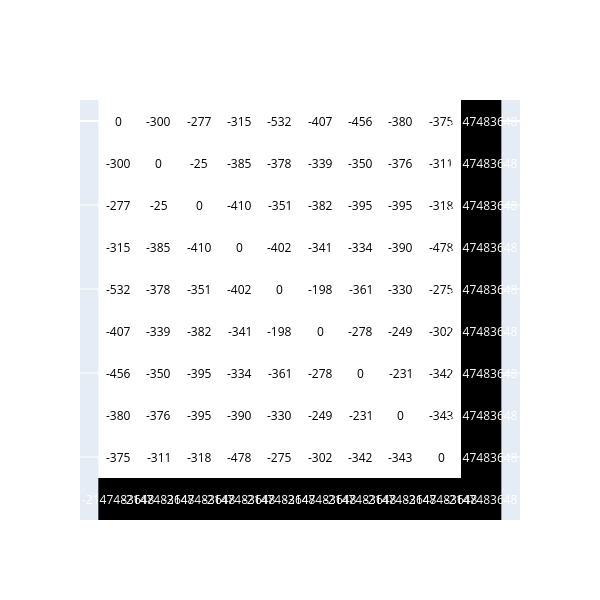

Notebook cell for this chart:
### Code cell
T.save_data(traces=traces_long_exc, pwds=pwds_long_exc, suffix='_min8_exc_')
print('Number of traces in analysis: ', pwds_long_exc.shape[0])
pwds_mean=np.round(-np.nanmedian(pwds_long_exc, axis=0),0).astype(int)

import plotly.figure_factory as ff
fig = ff.create_annotated_heatmap(pwds_mean,colorscale= 'hot')
fig.update_layout(
    width = 600,
    height = 600,
    yaxis_autorange="reversed"
)
fig.show()

### Figure 1 — Plotly figure (JSON) as saved in the notebook; plotly's stock layout.template omitted (floating-point values rounded to 4 significant figures)
{"data": [{"colorscale": [[0, "rgb(0,0,0)"], [0.3333, "rgb(230,0,0)"], [0.6667, "rgb(255,210,0)"], [1, "rgb(255,255,255)"]], "reversescale": false, "showscale": false, "type": "heatmap", "z": [[0, -300, -277, -315, -532, -407, -456, -380, -375, -2147483648], [-300, 0, -25, -385, -378, -339, -350, -376, -311, -2147483648], [-277, -25, 0, -410, -351, -382, -395, -395, -318, -2147483648], [-315, -385, -410, 0, -402, -341, -334, -390, -478, -2147483648], [-532, -378, -351, -402, 0, -198, -361, -330, -275, -2147483648], [-407, -339, -382, -341, -198, 0, -278, -249, -302, -2147483648], [-456, -350, -395, -334, -361, -278, 0, -231, -342, -2147483648], [-380, -376, -395, -390, -330, -249, -231, 0, -343, -2147483648], [-375, -311, -318, -478, -275, -302, -342, -343, 0, -2147483648], [-2147483648, -2147483648, -2147483648, -2147483648, -2147483648, -2147483648, -2147483648, -2147483648, -2147483648, -2147483648]]}], "layout": {"annotations": [{"font": {"color": "#000000"}, "showarrow": false, "text": "0", "x": 0, "xref": "x", "y": 0, "yref": "y"}, {"font": {"color": "#000000"}, "showarrow": false, "text": "-300", "x": 1, "xref": "x", "y": 0, "yref": "y"}, {"font": {"color": "#000000"}, "showarrow": false, "text": "-277", "x": 2, "xref": "x", "y": 0, "yref": "y"}, {"font": {"color": "#000000"}, "showarrow": false, "text": "-315", "x": 3, "xref": "x", "y": 0, "yref": "y"}, {"font": {"color": "#000000"}, "showarrow": false, "text": "-532", "x": 4, "xref": "x", "y": 0, "yref": "y"}, {"font": {"color": "#000000"}, "showarrow": false, "text": "-407", "x": 5, "xref": "x", "y": 0, "yref": "y"}, {"font": {"color": "#000000"}, "showarrow": false, "text": "-456", "x": 6, "xref": "x", "y": 0, "yref": "y"}, {"font": {"color": "#000000"}, "showarrow": false, "text": "-380", "x": 7, "xref": "x", "y": 0, "yref": "y"}, {"font": {"color": "#000000"}, "showarrow": false, "text": "-375", "x": 8, "xref": "x", "y": 0, "yref": "y"}, {"font": {"color": "#FFFFFF"}, "showarrow": false, "text": "-2147483648", "x": 9, "xref": "x", "y": 0, "yref": "y"}, {"font": {"color": "#000000"}, "showarrow": false, "text": "-300", "x": 0, "xref": "x", "y": 1, "yref": "y"}, {"font": {"color": "#000000"}, "showarrow": false, "text": "0", "x": 1, "xref": "x", "y": 1, "yref": "y"}, {"font": {"color": "#000000"}, "showarrow": false, "text": "-25", "x": 2, "xref": "x", "y": 1, "yref": "y"}, {"font": {"color": "#000000"}, "showarrow": false, "text": "-385", "x": 3, "xref": "x", "y": 1, "yref": "y"}, {"font": {"color": "#000000"}, "showarrow": false, "text": "-378", "x": 4, "xref": "x", "y": 1, "yref": "y"}, {"font": {"color": "#000000"}, "showarrow": false, "text": "-339", "x": 5, "xref": "x", "y": 1, "yref": "y"}, {"font": {"color": "#000000"}, "showarrow": false, "text": "-350", "x": 6, "xref": "x", "y": 1, "yref": "y"}, {"font": {"color": "#000000"}, "showarrow": false, "text": "-376", "x": 7, "xref": "x", "y": 1, "yref": "y"}, {"font": {"color": "#000000"}, "showarrow": false, "text": "-311", "x": 8, "xref": "x", "y": 1, "yref": "y"}, {"font": {"color": "#FFFFFF"}, "showarrow": false, "text": "-2147483648", "x": 9, "xref": "x", "y": 1, "yref": "y"}, {"font": {"color": "#000000"}, "showarrow": false, "text": "-277", "x": 0, "xref": "x", "y": 2, "yref": "y"}, {"font": {"color": "#000000"}, "showarrow": false, "text": "-25", "x": 1, "xref": "x", "y": 2, "yref": "y"}, {"font": {"color": "#000000"}, "showarrow": false, "text": "0", "x": 2, "xref": "x", "y": 2, "yref": "y"}, {"font": {"color": "#000000"}, "showarrow": false, "text": "-410", "x": 3, "xref": "x", "y": 2, "yref": "y"}, {"font": {"color": "#000000"}, "showarrow": false, "text": "-351", "x": 4, "xref": "x", "y": 2, "yref": "y"}, {"font": {"color": "#000000"}, "showarrow": false, "text": "-382", "x": 5, "xref": "x", "y": 2, "yref": "y"}, {"font": {"color": "#000000"}, "showarrow": false, "text": "-395", "x": 6, "xref": "x", "y": 2, "yref": "y"}, {"font": {"color": "#000000"}, "showarrow": false, "text": "-395", "x": 7, "xref": "x", "y": 2, "yref": "y"}, {"font": {"color": "#000000"}, "showarrow": false, "text": "-318", "x": 8, "xref": "x", "y": 2, "yref": "y"}, {"font": {"color": "#FFFFFF"}, "showarrow": false, "text": "-2147483648", "x": 9, "xref": "x", "y": 2, "yref": "y"}, {"font": {"color": "#000000"}, "showarrow": false, "text": "-315", "x": 0, "xref": "x", "y": 3, "yref": "y"}, {"font": {"color": "#000000"}, "showarrow": false, "text": "-385", "x": 1, "xref": "x", "y": 3, "yref": "y"}, {"font": {"color": "#000000"}, "showarrow": false, "text": "-410", "x": 2, "xref": "x", "y": 3, "yref": "y"}, {"font": {"color": "#000000"}, "showarrow": false, "text": "0", "x": 3, "xref": "x", "y": 3, "yref": "y"}, {"font": {"color": "#000000"}, "showarrow": false, "text": "-402", "x": 4, "xref": "x", "y": 3, "yref": "y"}, {"font": {"color": "#000000"}, "showarrow": false, "text": "-341", "x": 5, "xref": "x", "y": 3, "yref": "y"}, {"font": {"color": "#000000"}, "showarrow": false, "text": "-334", "x": 6, "xref": "x", "y": 3, "yref": "y"}, {"font": {"color": "#000000"}, "showarrow": false, "text": "-390", "x": 7, "xref": "x", "y": 3, "yref": "y"}, {"font": {"color": "#000000"}, "showarrow": false, "text": "-478", "x": 8, "xref": "x", "y": 3, "yref": "y"}, {"font": {"color": "#FFFFFF"}, "showarrow": false, "text": "-2147483648", "x": 9, "xref": "x", "y": 3, "yref": "y"}, {"font": {"color": "#000000"}, "showarrow": false, "text": "-532", "x": 0, "xref": "x", "y": 4, "yref": "y"}, {"font": {"color": "#000000"}, "showarrow": false, "text": "-378", "x": 1, "xref": "x", "y": 4, "yref": "y"}, {"font": {"color": "#000000"}, "showarrow": false, "text": "-351", "x": 2, "xref": "x", "y": 4, "yref": "y"}, {"font": {"color": "#000000"}, "showarrow": false, "text": "-402", "x": 3, "xref": "x", "y": 4, "yref": "y"}, {"font": {"color": "#000000"}, "showarrow": false, "text": "0", "x": 4, "xref": "x", "y": 4, "yref": "y"}, {"font": {"color": "#000000"}, "showarrow": false, "text": "-198", "x": 5, "xref": "x", "y": 4, "yref": "y"}, {"font": {"color": "#000000"}, "showarrow": false, "text": "-361", "x": 6, "xref": "x", "y": 4, "yref": "y"}, {"font": {"color": "#000000"}, "showarrow": false, "text": "-330", "x": 7, "xref": "x", "y": 4, "yref": "y"}, {"font": {"color": "#000000"}, "showarrow": false, "text": "-275", "x": 8, "xref": "x", "y": 4, "yref": "y"}, {"font": {"color": "#FFFFFF"}, "showarrow": false, "text": "-2147483648", "x": 9, "xref": "x", "y": 4, "yref": "y"}, {"font": {"color": "#000000"}, "showarrow": false, "text": "-407", "x": 0, "xref": "x", "y": 5, "yref": "y"}, {"font": {"color": "#000000"}, "showarrow": false, "text": "-339", "x": 1, "xref": "x", "y": 5, "yref": "y"}, {"font": {"color": "#000000"}, "showarrow": false, "text": "-382", "x": 2, "xref": "x", "y": 5, "yref": "y"}, {"font": {"color": "#000000"}, "showarrow": false, "text": "-341", "x": 3, "xref": "x", "y": 5, "yref": "y"}, {"font": {"color": "#000000"}, "showarrow": false, "text": "-198", "x": 4, "xref": "x", "y": 5, "yref": "y"}, {"font": {"color": "#000000"}, "showarrow": false, "text": "0", "x": 5, "xref": "x", "y": 5, "yref": "y"}, {"font": {"color": "#000000"}, "showarrow": false, "text": "-278", "x": 6, "xref": "x", "y": 5, "yref": "y"}, {"font": {"color": "#000000"}, "showarrow": false, "text": "-249", "x": 7, "xref": "x", "y": 5, "yref": "y"}, {"font": {"color": "#000000"}, "showarrow": false, "text": "-302", "x": 8, "xref": "x", "y": 5, "yref": "y"}, {"font": {"color": "#FFFFFF"}, "showarrow": false, "text": "-2147483648", "x": 9, "xref": "x", "y": 5, "yref": "y"}, {"font": {"color": "#000000"}, "showarrow": false, "text": "-456", "x": 0, "xref": "x", "y": 6, "yref": "y"}, {"font": {"color": "#000000"}, "showarrow": false, "text": "-350", "x": 1, "xref": "x", "y": 6, "yref": "y"}, {"font": {"color": "#000000"}, "showarrow": false, "text": "-395", "x": 2, "xref": "x", "y": 6, "yref": "y"}, {"font": {"color": "#000000"}, "showarrow": false, "text": "-334", "x": 3, "xref": "x", "y": 6, "yref": "y"}, {"font": {"color": "#000000"}, "showarrow": false, "text": "-361", "x": 4, "xref": "x", "y": 6, "yref": "y"}, {"font": {"color": "#000000"}, "showarrow": false, "text": "-278", "x": 5, "xref": "x", "y": 6, "yref": "y"}, {"font": {"color": "#000000"}, "showarrow": false, "text": "0", "x": 6, "xref": "x", "y": 6, "yref": "y"}, {"font": {"color": "#000000"}, "showarrow": false, "text": "-231", "x": 7, "xref": "x", "y": 6, "yref": "y"}, {"font": {"color": "#000000"}, "showarrow": false, "text": "-342", "x": 8, "xref": "x", "y": 6, "yref": "y"}, {"font": {"color": "#FFFFFF"}, "showarrow": false, "text": "-2147483648", "x": 9, "xref": "x", "y": 6, "yref": "y"}, {"font": {"color": "#000000"}, "showarrow": false, "text": "-380", "x": 0, "xref": "x", "y": 7, "yref": "y"}, {"font": {"color": "#000000"}, "showarrow": false, "text": "-376", "x": 1, "xref": "x", "y": 7, "yref": "y"}, {"font": {"color": "#000000"}, "showarrow": false, "text": "-395", "x": 2, "xref": "x", "y": 7, "yref": "y"}, {"font": {"color": "#000000"}, "showarrow": false, "text": "-390", "x": 3, "xref": "x", "y": 7, "yref": "y"}, {"font": {"color": "#000000"}, "showarrow": false, "text": "-330", "x": 4, "xref": "x", "y": 7, "yref": "y"}, {"font": {"color": "#000000"}, "showarrow": false, "text": "-249", "x": 5, "xref": "x", "y": 7, "yref": "y"}, {"font": {"color": "#000000"}, "showarrow": false, "text": "-231", "x": 6, "xref": "x", "y": 7, "yref": "y"}, {"font": {"color": "#000000"}, "showarrow": false, "text": "0", "x": 7, "xref": "x", "y": 7, "yref": "y"}, {"font": {"color": "#000000"}, "showarrow": false, "text": "-343", "x": 8, "xref": "x", "y": 7, "yref": "y"}, {"font": {"color": "#FFFFFF"}, "showarrow": false, "text": "-2147483648", "x": 9, "xref": "x", "y": 7, "yref": "y"}, {"font": {"color": "#000000"}, "showarrow": false, "text": "-375", "x": 0, "xref": "x", "y": 8, "yref": "y"}, {"font": {"color": "#000000"}, "showarrow": false, "text": "-311", "x": 1, "xref": "x", "y": 8, "yref": "y"}, {"font": {"color": "#000000"}, "showarrow": false, "text": "-318", "x": 2, "xref": "x", "y": 8, "yref": "y"}, {"font": {"color": "#000000"}, "showarrow": false, "text": "-478", "x": 3, "xref": "x", "y": 8, "yref": "y"}, {"font": {"color": "#000000"}, "showarrow": false, "text": "-275", "x": 4, "xref": "x", "y": 8, "yref": "y"}, {"font": {"color": "#000000"}, "showarrow": false, "text": "-302", "x": 5, "xref": "x", "y": 8, "yref": "y"}, {"font": {"color": "#000000"}, "showarrow": false, "text": "-342", "x": 6, "xref": "x", "y": 8, "yref": "y"}, {"font": {"color": "#000000"}, "showarrow": false, "text": "-343", "x": 7, "xref": "x", "y": 8, "yref": "y"}, {"font": {"color": "#000000"}, "showarrow": false, "text": "0", "x": 8, "xref": "x", "y": 8, "yref": "y"}, {"font": {"color": "#FFFFFF"}, "showarrow": false, "text": "-2147483648", "x": 9, "xref": "x", "y": 8, "yref": "y"}, {"font": {"color": "#FFFFFF"}, "showarrow": false, "text": "-2147483648", "x": 0, "xref": "x", "y": 9, "yref": "y"}, {"font": {"color": "#FFFFFF"}, "showarrow": false, "text": "-2147483648", "x": 1, "xref": "x", "y": 9, "yref": "y"}, {"font": {"color": "#FFFFFF"}, "showarrow": false, "text": "-2147483648", "x": 2, "xref": "x", "y": 9, "yref": "y"}, {"font": {"color": "#FFFFFF"}, "showarrow": false, "text": "-2147483648", "x": 3, "xref": "x", "y": 9, "yref": "y"}, {"font": {"color": "#FFFFFF"}, "showarrow": false, "text": "-2147483648", "x": 4, "xref": "x", "y": 9, "yref": "y"}, {"font": {"color": "#FFFFFF"}, "showarrow": false, "text": "-2147483648", "x": 5, "xref": "x", "y": 9, "yref": "y"}, {"font": {"color": "#FFFFFF"}, "showarrow": false, "text": "-2147483648", "x": 6, "xref": "x", "y": 9, "yref": "y"}, {"font": {"color": "#FFFFFF"}, "showarrow": false, "text": "-2147483648", "x": 7, "xref": "x", "y": 9, "yref": "y"}, {"font": {"color": "#FFFFFF"}, "showarrow": false, "text": "-2147483648", "x": 8, "xref": "x", "y": 9, "yref": "y"}, {"font": {"color": "#FFFFFF"}, "showarrow": false, "text": "-2147483648", "x": 9, "xref": "x", "y": 9, "yref": "y"}], "height": 600, "width": 600, "xaxis": {"gridcolor": "rgb(0, 0, 0)", "showticklabels": false, "side": "top", "ticks": ""}, "yaxis": {"autorange": "reversed", "showticklabels": false, "ticks": "", "ticksuffix": "  "}}}
